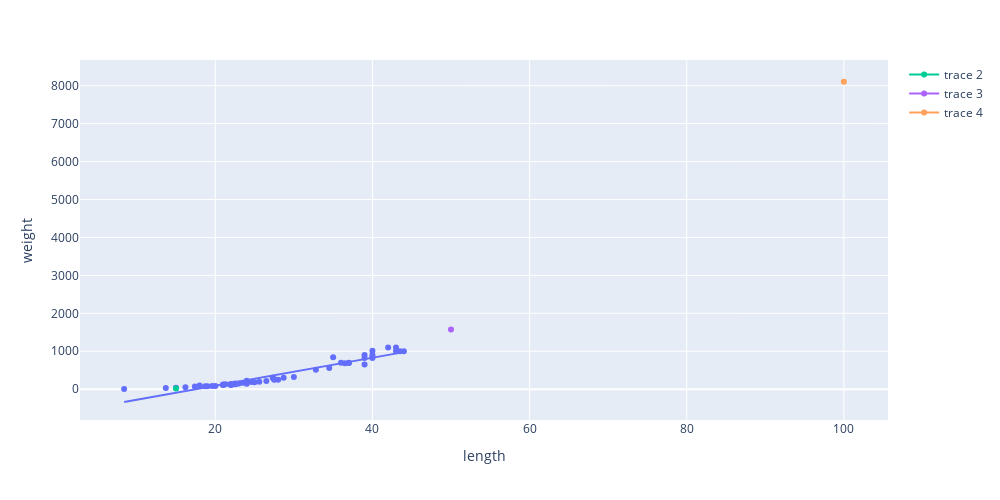

The notebook cell this image was saved under:
### Code cell
# https://plotly.com/python/linear-fits/
fig = px.scatter(df, x='length', y='weight',trendline='ols', width=1000, height=500)
fig.add_trace(go.Scatter(x=[15], y=[20.9]))
fig.add_trace(go.Scatter(x=[50], y=[1574]))
fig.add_trace(go.Scatter(x=[100], y=[8103.6]))
fig.show()

### Figure 1 — Plotly figure (JSON) as saved in the notebook; plotly's stock layout.template omitted (floating-point values rounded to 4 significant figures)
{"data": [{"hovertemplate": "length=%{x}<br>weight=%{y}<extra></extra>", "legendgroup": "", "marker": {"color": "#636efa", "symbol": "circle"}, "mode": "markers", "name": "", "orientation": "v", "showlegend": false, "type": "scatter", "x": [8.4, 13.7, 15, 16.2, 17.4, 18, 18.7, 19, 19.6, 20, 21, 21, 21, 21.3, 22, 22, 22, 22, 22, 22.5, 22.5, 22.7, 23, 23.5, 24, 24, 24.6, 25, 25.6, 26.5, 27.3, 27.5, 27.5, 27.5, 28, 28.7, 30, 32.8, 34.5, 35, 36.5, 36, 37, 37, 39, 39, 39, 40, 40, 40, 40, 42, 43, 43, 43.5, 44], "xaxis": "x", "y": [5.9, 32, 40, 51.5, 70, 100, 78, 80, 85, 85, 110, 115, 125, 130, 120, 120, 130, 135, 110, 130, 150, 145, 150, 170, 225, 145, 188, 180, 197, 218, 300, 260, 265, 250, 250, 300, 320, 514, 556, 840, 685, 700, 700, 690, 900, 650, 820, 850, 900, 1015, 820, 1100, 1000, 1100, 1000, 1000], "yaxis": "y"}, {"hovertemplate": "<b>OLS trendline</b><br>weight = 36.9384 * length + -648.078<br>R<sup>2</sup>=0.919021<br><br>length=%{x}<br>weight=%{y} <b>(trend)</b><extra></extra>", "legendgroup": "", "marker": {"color": "#636efa", "symbol": "circle"}, "mode": "lines", "name": "", "showlegend": false, "type": "scatter", "x": [8.4, 13.7, 15, 16.2, 17.4, 18, 18.7, 19, 19.6, 20, 21, 21, 21, 21.3, 22, 22, 22, 22, 22, 22.5, 22.5, 22.7, 23, 23.5, 24, 24, 24.6, 25, 25.6, 26.5, 27.3, 27.5, 27.5, 27.5, 28, 28.7, 30, 32.8, 34.5, 35, 36, 36.5, 37, 37, 39, 39, 39, 40, 40, 40, 40, 42, 43, 43, 43.5, 44], "xaxis": "x", "y": [-337.8, -142.0, -94.0, -49.68, -5.35, 16.81, 42.67, 53.75, 75.91, 90.69, 127.6, 127.6, 127.6, 138.7, 164.6, 164.6, 164.6, 164.6, 164.6, 183.0, 183.0, 190.4, 201.5, 220.0, 238.4, 238.4, 260.6, 275.4, 297.5, 330.8, 360.3, 367.7, 367.7, 367.7, 386.2, 412.1, 460.1, 563.5, 626.3, 644.8, 681.7, 700.2, 718.6, 718.6, 792.5, 792.5, 792.5, 829.5, 829.5, 829.5, 829.5, 903.3, 940.3, 940.3, 958.7, 977.2], "yaxis": "y"}, {"type": "scatter", "x": [15], "y": [20.9]}, {"type": "scatter", "x": [50], "y": [1574]}, {"type": "scatter", "x": [100], "y": [8104.0]}], "layout": {"height": 500, "legend": {"tracegroupgap": 0}, "margin": {"t": 60}, "width": 1000, "xaxis": {"anchor": "y", "domain": [0, 1], "title": {"text": "length"}}, "yaxis": {"anchor": "x", "domain": [0, 1], "title": {"text": "weight"}}}}
